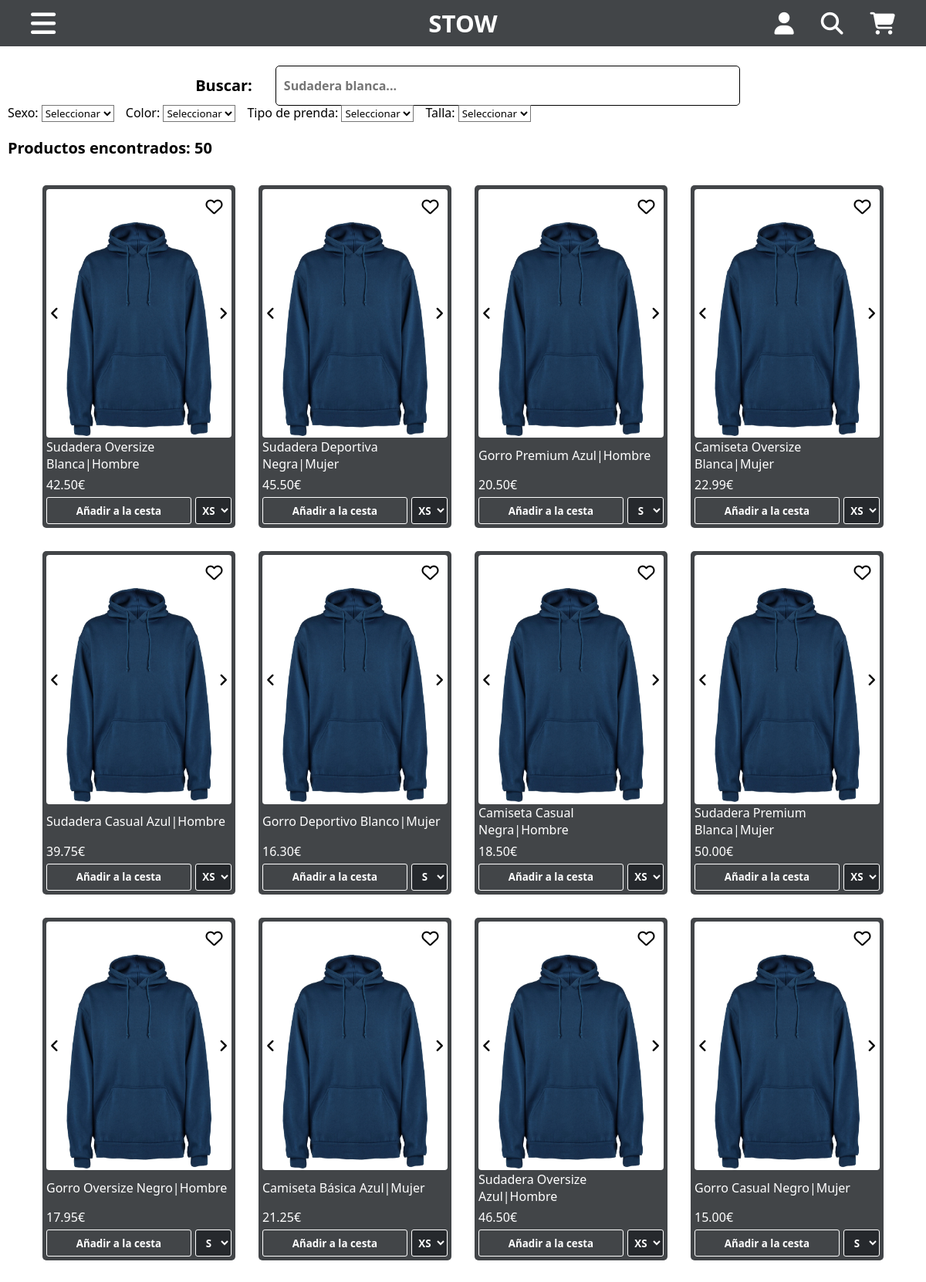
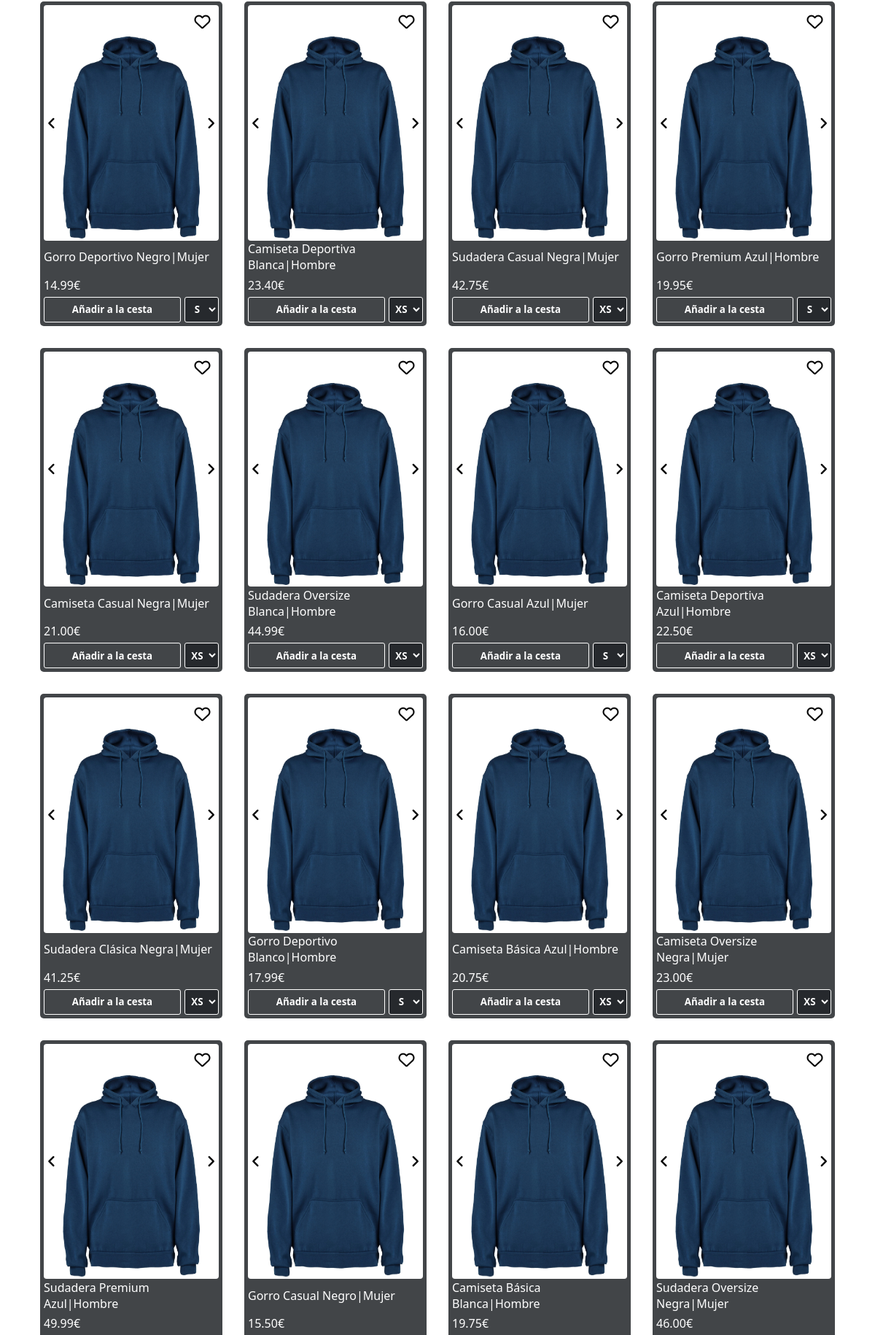
The page /productos.php (upper part) on the database its author committed (2 pictures, top to bottom).
### tables this page shows
CREATE TABLE Productos (
    ID VARCHAR(10) PRIMARY KEY,
    Nombre VARCHAR(255),
    Sexo VARCHAR(10),
    Color VARCHAR(25),
    ClaseProducto VARCHAR(20),
    Stock VARCHAR(255),
    Precio DECIMAL(10, 2),
    Imagenes TEXT
);

### productos.php (the view, shortened to what this page needs)
<?php
include_once("./partials/header.php");
if (!empty($_GET['tipo'])) {
    $statement = $conne->prepare("SELECT * FROM productos WHERE LOWER(Sexo) = LOWER(:sexo) AND LOWER(ClaseProducto) = LOWER(:tipo)");
    $statement->bindParam(":sexo", $_GET["sexo"]);
    $statement->bindParam(":tipo", $_GET["tipo"]);
    $statement->execute();
    $productos = $statement->fetchAll(PDO::FETCH_ASSOC);
} else if (!empty($_GET['sexo'])) {
    $statement = $conne->prepare("SELECT * FROM productos WHERE Sexo = :sexo");
    $statement->bindParam(":sexo", $_GET["sexo"]);
    $statement->execute();
    $productos = $statement->fetchAll(PDO::FETCH_ASSOC);
} else if (!empty($_GET['search'])) {
    $response = file_get_contents("http://localhost/search.php?search=" . urlencode($_GET['search']));
    $productos = json_decode($response, true);
} else {
    $statement = $conne->prepare("SELECT * FROM productos");
    $statement->execute();
    $productos = $statement->fetchAll(PDO::FETCH_ASSOC);
}
?>
<link rel="stylesheet" href="./css/productos.css">
<main>
    <div class="barra-busqueda">
        <p>Buscar: </p>
        <form action="./productos">
            <input type="text" name="search" placeholder="Sudadera blanca...">
        </form>
    </div>
    <div id="filtros">
        <form action="./productos">
            <div class="filtro">
                <label for="sexo">Sexo: </label>
                <select name="sexo" id="sexo">
                    <option>Seleccionar</option>
                </select>
            </div>
            <div class="filtro">
                <label for="color">Color: </label>
                <select name="color" id="color">
                    <option>Seleccionar</option>
                </select>
            </div>
            <div class="filtro">
                <label for="tipo">Tipo de prenda: </label>
                <select name="tipo" id="tipo">
                    <option>Seleccionar</option>
                </select>
            </div>
            <div class="filtro">
                <label for="talla">Talla: </label>
                <select name="talla" id="talla">
                    <option>Seleccionar</option>
                </select>
            </div>
        </form>
    </div>
    <p class="productos-encontrados">Productos encontrados: <?= count($productos) ?></p>
    <div class="productos">
        <?php
        foreach ($productos as $producto) { ?>
            <div class="producto" data-id="<?= $producto['ID'] ?>">
                <span class="fa-layers fa-fw">
                    <i class="fa-regular fa-heart"></i>
                </span>
                <div class="imagenes">
                    <i class="fa-solid fa-angle-right"></i>
                    <div class="carrousel">
                        <?php
                        $imagenes = explode(",", $producto['Imagenes']);
                        foreach ($imagenes as $imagen) { ?>
                            <img src="./img/<?= trim($imagen) ?>">
                        <?php }
                        ?>
                    </div>
                    <i class="fa-solid fa-angle-left"></i>
                </div>
                <div class="info-producto">
                    <p class="nombre"><?= $producto["Nombre"] . "|" . $producto["Sexo"] ?></p>
                    <p class="precio"><?= $producto["Precio"] ?>€</p>
                    <div class="comprar">
                        <button class="anadirCesta">Añadir a la cesta</button>
                        <select class="tallaProducto" name="talla">
                            <?php
                            $tallas = explode(",", $producto['Stock']);
                            foreach ($tallas as $talla) {
                                $partes = explode(":", $talla); ?>
                                <option data-stock="<?= $partes[1] ?>" class="notranslate" value="<?= $partes[0] ?>" <?= $partes[1] == 0 ? "disabled" : "" ?>><?= trim($partes[0]) ?></option>
                            <?php  }
                            ?>
                        </select>
                    </div>
                </div>
            </div>
        <?php }
        ?>
    </div>
</main>
<?php include_once
    ("./partials/footer.php");
?>

### partials/header.php (shortened to what this page needs)
<!DOCTYPE html>
<html lang="es">
<head>
    <link rel="stylesheet" href="./css/header.css">
    <link rel="stylesheet" href="./css/reset.css">
</head>
<body>
    <header>
        <i class="fa-solid fa-bars" data-menu="menu-izquierdo"></i>
        <div class="central">
            <a class="notranslate" href="./">STOW</a>
        </div>
        <nav>
            <i class="fa-solid fa-user" data-menu="usuario"></i>
            <i class="fa-solid fa-search" data-menu="busqueda"></i>
            <i class="fa-solid fa-shopping-cart" data-menu="carrito"></i>
        </nav>
    </header>

### partials/footer.php (shortened to what this page needs)
    <link rel="stylesheet" href="./css/footer.css">
</body>
</html>

### rows shown on the page
productos: Nombre "Sudadera Oversize Blanca", Sexo "Hombre", Precio "42.50", talla "XS"
productos: Nombre "Sudadera Deportiva Negra", Sexo "Mujer", Precio "45.50", talla "XS"
productos: Nombre "Gorro Premium Azul", Sexo "Hombre", Precio "20.50", talla "S"
productos: Nombre "Camiseta Oversize Blanca", Sexo "Mujer", Precio "22.99", talla "XS"
productos: Nombre "Sudadera Casual Azul", Sexo "Hombre", Precio "39.75", talla "XS"
productos: Nombre "Gorro Deportivo Blanco", Sexo "Mujer", Precio "16.30", talla "S"
productos: Nombre "Camiseta Casual Negra", Sexo "Hombre", Precio "18.50", talla "XS"
productos: Nombre "Sudadera Premium Blanca", Sexo "Mujer", Precio "50.00", talla "XS"
productos: Nombre "Gorro Oversize Negro", Sexo "Hombre", Precio "17.95", talla "S"
productos: Nombre "Camiseta Básica Azul", Sexo "Mujer", Precio "21.25", talla "XS"
productos: Nombre "Sudadera Oversize Azul", Sexo "Hombre", Precio "46.50", talla "XS"
productos: Nombre "Gorro Casual Negro", Sexo "Mujer", Precio "15.00", talla "S"
productos: Nombre "Gorro Deportivo Negro", Sexo "Mujer", Precio "14.99", talla "S"
productos: Nombre "Camiseta Deportiva Blanca", Sexo "Hombre", Precio "23.40", talla "XS"
productos: Nombre "Sudadera Casual Negra", Sexo "Mujer", Precio "42.75", talla "XS"
productos: Nombre "Gorro Premium Azul", Sexo "Hombre", Precio "19.95", talla "S"
productos: Nombre "Camiseta Casual Negra", Sexo "Mujer", Precio "21.00", talla "XS"
productos: Nombre "Sudadera Oversize Blanca", Sexo "Hombre", Precio "44.99", talla "XS"
productos: Nombre "Gorro Casual Azul", Sexo "Mujer", Precio "16.00", talla "S"
productos: Nombre "Camiseta Deportiva Azul", Sexo "Hombre", Precio "22.50", talla "XS"
productos: Nombre "Sudadera Clásica Negra", Sexo "Mujer", Precio "41.25", talla "XS"
productos: Nombre "Gorro Deportivo Blanco", Sexo "Hombre", Precio "17.99", talla "S"
productos: Nombre "Camiseta Básica Azul", Sexo "Hombre", Precio "20.75", talla "XS"
productos: Nombre "Camiseta Oversize Negra", Sexo "Mujer", Precio "23.00", talla "XS"
productos: Nombre "Sudadera Premium Azul", Sexo "Hombre", Precio "49.99"
productos: Nombre "Gorro Casual Negro", Sexo "Mujer", Precio "15.50"
productos: Nombre "Camiseta Básica Blanca", Sexo "Hombre", Precio "19.75"
productos: Nombre "Sudadera Oversize Negra", Sexo "Mujer", Precio "46.00"

### other values the page prints
count($productos) "50"
